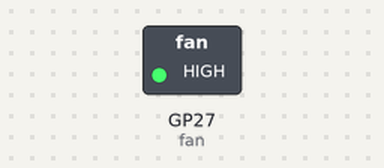
The program below on a simulated Raspberry Pi Pico running CircuitPython. Parts: switched loads named in the program (green lamp = pin HIGH).

Above: at 0.5 s.
At 5.0 s:
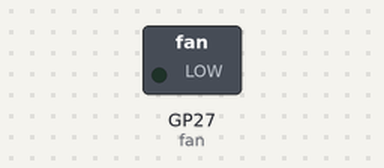
Timing chart, 0 to 6.9 s (numbered marks = the images above):
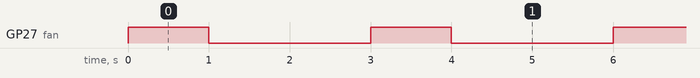

The program:

code.py
```python
# MakeZurich Badge 2023
# Simple example to controll the Grove Mini Fan v1.1 with the badge

# Requires:
#

import time
import board
import digitalio

# For simple On/Off control, connect it to any Groove port (digital output needed)
# In this example, it's in the back of the badge in the left port (the one just next to the pico USB cable)
# GP27 is the yellow cable and goes to A5 on the Fan controller board which has a 1M Ohm pull down and acts as On / Off switch
# Note that the whole PWM logic is embedded on the ATMEGA168 to handle smoth operation
fan = digitalio.DigitalInOut(board.GP27)
fan.direction = digitalio.Direction.OUTPUT

while True:
    fan.value = True
    time.sleep(1)
    fan.value = False
    time.sleep(2)
```

Measured:
- by itself, GP27 (fan): alternates HIGH for 1.0 s and LOW for 2.0 s
